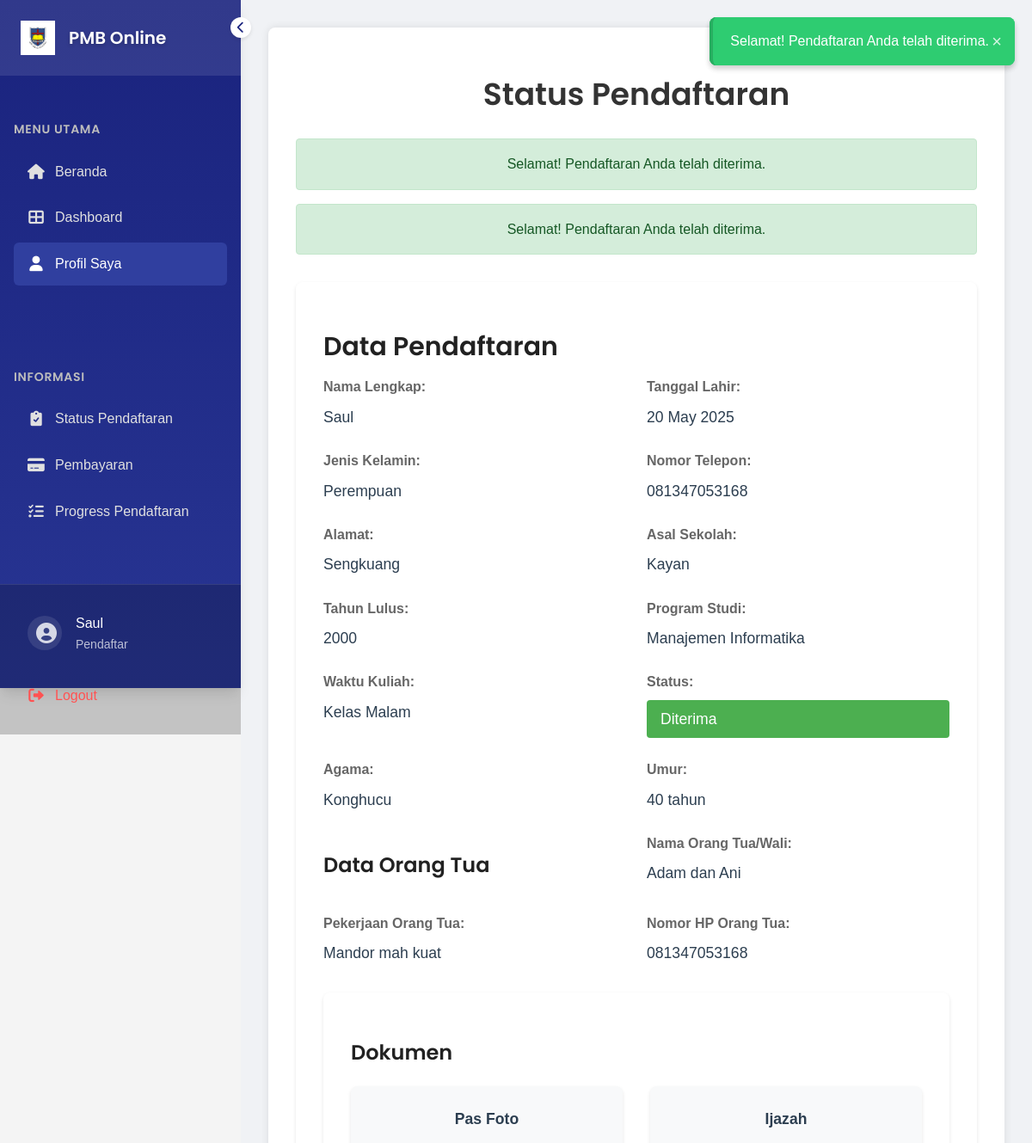
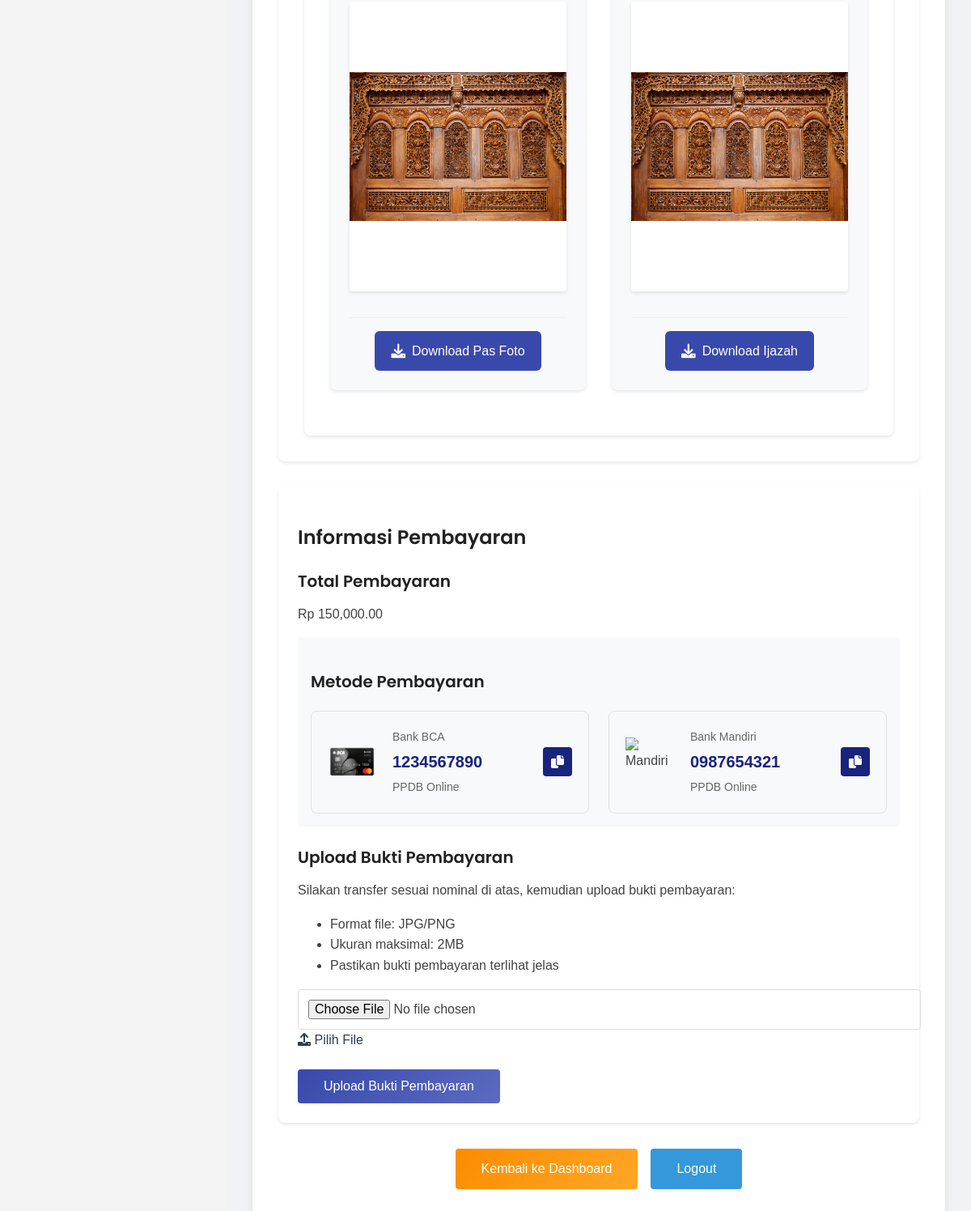
The app's page /profile-submitted (signed in) with its own data (2 pictures, top to bottom).
### models.py (models this page shows)
class Notification(db.Model):
    __tablename__ = 'notifications'
    id = db.Column(db.Integer, primary_key=True)
    user_id = db.Column(db.Integer, db.ForeignKey('users.id'), nullable=False)
    message = db.Column(db.Text, nullable=False)
    type = db.Column(db.String(20), nullable=False)
    reason = db.Column(db.Text)  # Add this line
    is_read = db.Column(db.Boolean, default=False)
    created_at = db.Column(db.DateTime, default=datetime.utcnow)

class StudentProfile(db.Model):
    __tablename__ = 'student_profiles'
    id = db.Column(db.Integer, primary_key=True)
    user_id = db.Column(db.Integer, db.ForeignKey('users.id'), nullable=False)
    full_name = db.Column(db.String(100), nullable=False)
    birth_date = db.Column(db.Date, nullable=False)
    gender = db.Column(db.String(1), nullable=False)
    phone = db.Column(db.String(15), nullable=False)
    address = db.Column(db.Text, nullable=False)
    school_origin = db.Column(db.String(100), nullable=False)
    graduation_year = db.Column(db.Integer, nullable=False)
    jurusan = db.Column(db.String(50), nullable=False)
    waktu_kuliah = db.Column(db.String(50), nullable=False)
    parent_name = db.Column(db.String(100), nullable=False)
    parent_occupation = db.Column(db.String(100), nullable=False)
    parent_phone = db.Column(db.String(15), nullable=False)
    religion = db.Column(db.String(20), nullable=False)
    age = db.Column(db.Integer, nullable=False)
    photo_path = db.Column(db.String(255), nullable=False)
    ijazah_path = db.Column(db.String(255), nullable=False)
    status = db.Column(db.String(20), nullable=False, default='pending')
    payment_status = db.Column(db.String(20), default='unpaid')
    payment_amount = db.Column(db.Float, default=150000.00)
    payment_proof = db.Column(db.String(255))
    payment_date = db.Column(db.DateTime)
    created_at = db.Column(db.DateTime, default=datetime.utcnow)

### app.py (the view)
@app.route('/profile-submitted')
def profile_submitted():
    if 'username' not in session:
        flash('Silakan login terlebih dahulu.', 'error')
        return redirect(url_for('login'))
    user = User.query.filter_by(username=session['username']).first()
    if not user:
        return redirect(url_for('login'))
    profile = StudentProfile.query.filter_by(user_id=user.id).first()
    if not profile:
        flash('Silakan lengkapi profil Anda terlebih dahulu.', 'warning')
        return redirect(url_for('dashboard'))
    notifications = Notification.query.filter_by(user_id=user.id, is_read=False).all()
    for notification in notifications:
        message = notification.message
        if notification.reason:
            message += f'\nAlasan: {notification.reason}'
        flash(message, notification.type)
        notification.is_read = True
    db.session.commit()
    if profile.status == 'pending':
        flash('Pendaftaran Anda sedang dalam proses verifikasi admin.', 'info')
    return render_template('dashboard/profile_submitted.html', profile=profile, user=user)

### src/templates/dashboard/profile_submitted.html (shortened to what this page needs)
{% extends "base.html" %}
{% block additional_css %}
<link rel="stylesheet" href="{{ url_for('static', filename='css/profile_submitted.css') }}">
<link rel="stylesheet" href="{{ url_for('static', filename='css/notifications.css') }}">
{% endblock %}
{% block content %}
    {% with messages = get_flashed_messages(with_categories=true) %}
        {% if messages %}
            {% for category, message in messages %}
                <div class="notification {{ category }}">
                    {{ message }}
                    <span class="close-btn">&times;</span>
                </div>
            {% endfor %}
        {% endif %}
    {% endwith %}
    <div class="container">
        <div class="header">
            <h1>Status Pendaftaran</h1>
            {% with messages = get_flashed_messages(with_categories=true) %}
                {% if messages %}
                    {% for category, message in messages %}
                        <div class="alert alert-{{ category }}">{{ message }}</div>
                    {% endfor %}
                {% endif %}
            {% endwith %}
        </div>
        <div class="profile-section">
            <h2>Data Pendaftaran</h2>
            <div class="profile-info">
                <div class="info-item">
                    <label>Nama Lengkap:</label>
                    <span>{{ profile.full_name }}</span>
                </div>
                <div class="info-item">
                    <label>Tanggal Lahir:</label>
                    <span>{{ profile.birth_date.strftime('%d %B %Y') }}</span>
                </div>
                <div class="info-item">
                    <label>Jenis Kelamin:</label>
                    <span>
                        {% if profile.gender == 'L' %}
                            Laki-laki
                        {% else %}
                            Perempuan
                        {% endif %}
                    </span>
                </div>
                <div class="info-item">
                    <label>Nomor Telepon:</label>
                    <span>{{ profile.phone }}</span>
                </div>
                <div class="info-item">
                    <label>Alamat:</label>
                    <span>{{ profile.address }}</span>
                </div>
                <div class="info-item">
                    <label>Asal Sekolah:</label>
                    <span>{{ profile.school_origin }}</span>
                </div>
                <div class="info-item">
                    <label>Tahun Lulus:</label>
                    <span>{{ profile.graduation_year }}</span>
                </div>
                <div class="info-item">
                    <label>Program Studi:</label>
                    <span>
                        {% if profile.jurusan == 'TI' %}Teknik Informatika
                        {% elif profile.jurusan == 'SI' %}Sistem Informasi
                        {% elif profile.jurusan == 'RPL' %}Rekayasa Perangkat Lunak
                        {% elif profile.jurusan == 'MI' %}Manajemen Informatika
                        {% endif %}
                    </span>
                </div>
                <div class="info-item">
                    <label>Waktu Kuliah:</label>
                    <span>
                        {% if profile.waktu_kuliah == 'siang' %}
                            Kelas Siang
                        {% elif profile.waktu_kuliah == 'malam' %}
                            Kelas Malam
                        {% endif %}
                    </span>
                </div>
                <div class="info-item">
                    <label>Status:</label>
                    <span class="status-badge {{ profile.status }}">
                        {% if profile.status == 'pending' %}Menunggu Verifikasi
                        {% elif profile.status == 'accepted' %}Diterima
                        {% elif profile.status == 'rejected' %}Ditolak
                        {% endif %}
                    </span>
                </div>
                <div class="info-item">
                    <label>Agama:</label>
                    <span>{{ profile.religion }}</span>
                </div>
                <div class="info-item">
                    <label>Umur:</label>
                    <span>{{ profile.age }} tahun</span>
                </div>
                <h3>Data Orang Tua</h3>
                <div class="info-item">
                    <label>Nama Orang Tua/Wali:</label>
                    <span>{{ profile.parent_name }}</span>
                </div>
                <div class="info-item">
                    <label>Pekerjaan Orang Tua:</label>
                    <span>{{ profile.parent_occupation }}</span>
                </div>
                <div class="info-item">
                    <label>Nomor HP Orang Tua:</label>
                    <span>{{ profile.parent_phone }}</span>
                </div>
            </div>
            <div class="document-section">
                <h3>Dokumen</h3>
                <div class="document-grid">
                    <div class="document-item">
                        <label>Pas Foto</label>
                        <div class="document-preview">
                            <img src="{{ url_for('static', filename='uploads/photos/' + profile.photo_path) }}"
                                 alt="Pas Foto" class="document-image">
                        </div>
                        <div class="document-actions">
                            <a href="{{ url_for('static', filename='uploads/photos/' + profile.photo_path) }}"
                               download="pas_foto_{{ profile.full_name }}"
                               class="download-btn">
                                <i class="fas fa-download"></i> Download Pas Foto
                            </a>
                        </div>
                    </div>
                    <div class="document-item">
                        <label>Ijazah</label>
                        <div class="document-preview">
                            {% if profile.ijazah_path.lower().endswith(('.jpg', '.jpeg', '.png')) %}
                                <img src="{{ url_for('static', filename='uploads/ijazah/' + profile.ijazah_path) }}"
                                     alt="Ijazah" class="document-image">
                            {% else %}
                                <embed src="{{ url_for('static', filename='uploads/ijazah/' + profile.ijazah_path) }}"
                                       type="application/pdf" class="document-pdf">
                            {% endif %}
                        </div>
                        <div class="document-actions">
                            <a href="{{ url_for('static', filename='uploads/ijazah/' + profile.ijazah_path) }}"
                               download="ijazah_{{ profile.full_name }}"
                               class="download-btn">
                                <i class="fas fa-download"></i> Download Ijazah
                            </a>
                        </div>
                    </div>
                </div>
            </div>
        </div>
        <div class="payment-section">
            <h3>Informasi Pembayaran</h3>
            {% if profile.status == 'accepted' %}
                <div class="payment-info">
                    <div class="payment-amount">
                        <h4>Total Pembayaran</h4>
                        <div class="amount">Rp {{ "{:,.2f}".format(profile.payment_amount) }}</div>
                    </div>
                    <div class="payment-details">
                        <h4>Metode Pembayaran</h4>
                        <div class="bank-accounts">
                            <div class="bank-option">
                                <img src="{{ url_for('static', filename='images/banks/bca.png') }}"
                                     alt="BCA"
                                     class="bank-logo"
                                     onclick="openImageModal(this.src, 'Bank BCA')">
                                <div class="bank-details">
                                    <div class="bank-name">Bank BCA</div>
                                    <div class="account-number">1234567890</div>
                                    <div class="account-name">PPDB Online</div>
                                </div>
                                <button class="copy-btn" onclick="copyToClipboard('1234567890')">
                                    <i class="fas fa-copy"></i>
                                </button>
                            </div>
                            <div class="bank-option">
                                <img src="{{ url_for('static', filename='images/banks/mandiri.png') }}"
                                     alt="Mandiri"
                                     class="bank-logo"
                                     onclick="openImageModal(this.src, 'Bank Mandiri')">
                                <div class="bank-details">
                                    <div class="bank-name">Bank Mandiri</div>
                                    <div class="account-number">0987654321</div>
                                    <div class="account-name">PPDB Online</div>
                                </div>
                                <button class="copy-btn" onclick="copyToClipboard('0987654321')">
                                    <i class="fas fa-copy"></i>
                                </button>
                            </div>
                        </div>
                    </div>
                    {% if profile.payment_status == 'unpaid' %}
                        <div class="payment-upload">
                            <h4>Upload Bukti Pembayaran</h4>
                            <div class="upload-instructions">
                                <p>Silakan transfer sesuai nominal di atas, kemudian upload bukti pembayaran:</p>
                                <ul>
                                    <li>Format file: JPG/PNG</li>
                                    <li>Ukuran maksimal: 2MB</li>
                                    <li>Pastikan bukti pembayaran terlihat jelas</li>
                                </ul>
                            </div>
                            <form action="{{ url_for('upload_payment_proof') }}" method="POST" enctype="multipart/form-data"
                                  class="upload-form">
                                <div class="form-group">
                                    <div class="file-upload">
                                        <input type="file" id="payment_proof" name="payment_proof" accept="image/*" required
                                               onchange="previewImage(this)">
                                        <label for="payment_proof">
                                            <i class="fas fa-upload"></i>
                                            Pilih File
                                        </label>
                                    </div>
                                </div>
                                <button type="submit" class="btn btn-primary">Upload Bukti Pembayaran</button>
                            </form>
                        </div>
                    {% endif %}
                </div>
            {% endif %}
        </div>
        <div class="button-group">
            <a href="{{ url_for('dashboard') }}" class="btn btn-secondary">Kembali ke Dashboard</a>
            <a href="{{ url_for('logout') }}" class="btn btn-danger">Logout</a>
        </div>
    </div>
{% endblock %}

### records on screen
Notification: message "Selamat! Pendaftaran Anda telah diterima."
Notification: message "Selamat! Pendaftaran Anda telah diterima."
StudentProfile: full_name "Saul", birth_date "20 May 2025", phone "081347053168", address "Sengkuang", school_origin "Kayan", graduation_year "2000", religion "Konghucu", age "40", parent_name "Adam dan Ani", parent_occupation "Mandor mah kuat", parent_phone "081347053168", photo_path (picture), ijazah_path (picture), payment_amount "150,000.00"

### other values on screen
{{ session.username }} "Saul"
{{ 'Admin' if session.is_admin else 'Pendaftar' }} "Pendaftar"
